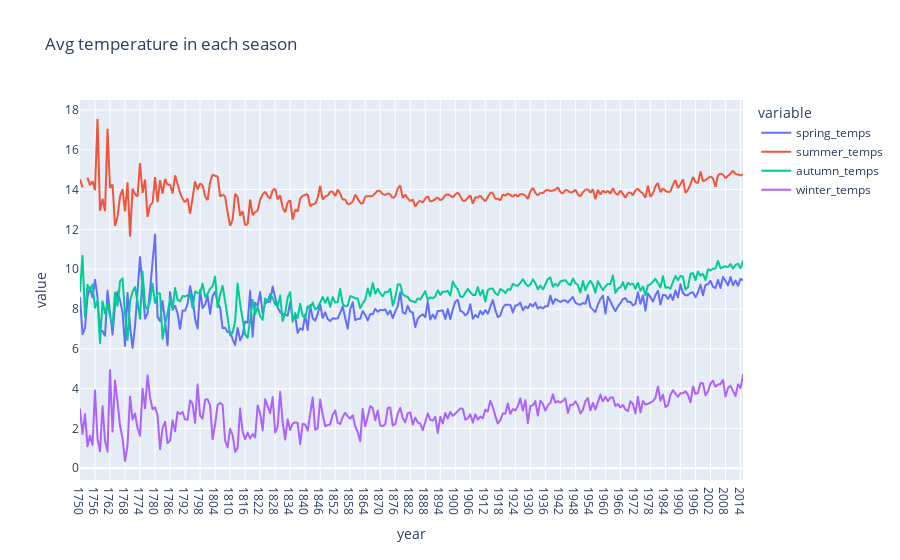

The notebook cell saved with this chart:
### Code cell
fig=px.line(season,x='year',y=['spring_temps', 'summer_temps', 'autumn_temps', 'winter_temps'],title='Avg temperature in each season')
fig.show()

### Figure 1 — Plotly figure (JSON) as saved in the notebook; plotly's stock layout.template omitted (floating-point values rounded to 4 significant figures; data arrays with more than 128 entries replaced by an {"elided": "..."} marker saying what was removed)
{"data": [{"hovertemplate": "variable=spring_temps<br>year=%{x}<br>value=%{y}<extra></extra>", "legendgroup": "spring_temps", "line": {"color": "#636efa", "dash": "solid"}, "marker": {"symbol": "circle"}, "mode": "lines", "name": "spring_temps", "showlegend": true, "type": "scattergl", "x": {"elided": "266 str values"}, "xaxis": "x", "y": {"elided": "266 float values"}, "yaxis": "y"}, {"hovertemplate": "variable=summer_temps<br>year=%{x}<br>value=%{y}<extra></extra>", "legendgroup": "summer_temps", "line": {"color": "#EF553B", "dash": "solid"}, "marker": {"symbol": "circle"}, "mode": "lines", "name": "summer_temps", "showlegend": true, "type": "scattergl", "x": {"elided": "266 str values"}, "xaxis": "x", "y": {"elided": "266 float values"}, "yaxis": "y"}, {"hovertemplate": "variable=autumn_temps<br>year=%{x}<br>value=%{y}<extra></extra>", "legendgroup": "autumn_temps", "line": {"color": "#00cc96", "dash": "solid"}, "marker": {"symbol": "circle"}, "mode": "lines", "name": "autumn_temps", "showlegend": true, "type": "scattergl", "x": {"elided": "266 str values"}, "xaxis": "x", "y": {"elided": "266 float values"}, "yaxis": "y"}, {"hovertemplate": "variable=winter_temps<br>year=%{x}<br>value=%{y}<extra></extra>", "legendgroup": "winter_temps", "line": {"color": "#ab63fa", "dash": "solid"}, "marker": {"symbol": "circle"}, "mode": "lines", "name": "winter_temps", "showlegend": true, "type": "scattergl", "x": {"elided": "266 str values"}, "xaxis": "x", "y": {"elided": "266 float values"}, "yaxis": "y"}], "layout": {"legend": {"title": {"text": "variable"}, "tracegroupgap": 0}, "title": {"text": "Avg temperature in each season"}, "xaxis": {"anchor": "y", "domain": [0, 1], "title": {"text": "year"}}, "yaxis": {"anchor": "x", "domain": [0, 1], "title": {"text": "value"}}}}
